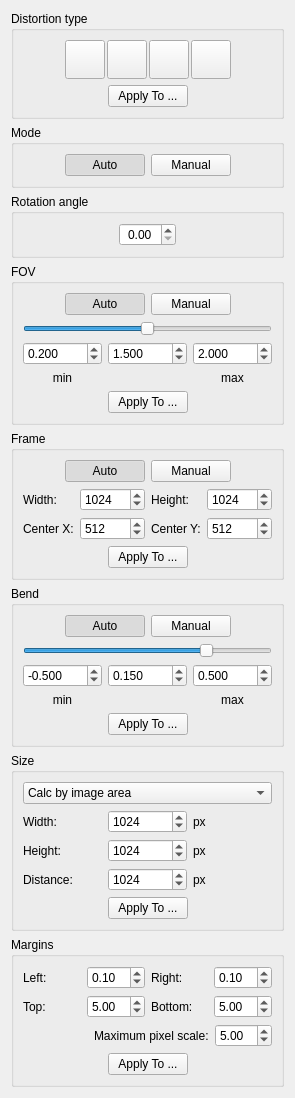
<?xml version="1.0" encoding="UTF-8"?>
<ui version="4.0">
 <class>DeskewOptionsWidget</class>
 <widget class="QWidget" name="DeskewOptionsWidget">
  <property name="geometry">
   <rect>
    <x>0</x>
    <y>0</y>
    <width>268</width>
    <height>1055</height>
   </rect>
  </property>
  <property name="windowTitle">
   <string>Form</string>
  </property>
  <layout class="QVBoxLayout" name="verticalLayout_4">
   <item>
    <widget class="QGroupBox" name="distortionTypePanel">
     <property name="title">
      <string>Distortion type</string>
     </property>
     <layout class="QVBoxLayout" name="verticalLayout_2">
      <item>
       <layout class="QHBoxLayout" name="distortionTypeHorizontalLayout">
        <property name="spacing">
         <number>2</number>
        </property>
        <item>
         <spacer name="horizontalSpacerDistortionLeft">
          <property name="orientation">
           <enum>Qt::Horizontal</enum>
          </property>
          <property name="sizeHint" stdset="0">
           <size>
            <width>1</width>
            <height>20</height>
           </size>
          </property>
         </spacer>
        </item>
        <item>
         <widget class="QToolButton" name="noDistortionButton">
          <property name="toolTip">
           <string>Scan of straight aligned page.
No distortion.</string>
          </property>
          <property name="text">
           <string/>
          </property>
          <property name="icon">
           <iconset resource="../../../../app/resources/resources.qrc">
            <normaloff>:/icons/distortion-none.png</normaloff>
            <normalon>:/icons/distortion-none-selected.png</normalon>:/icons/distortion-none.png</iconset>
          </property>
          <property name="iconSize">
           <size>
            <width>32</width>
            <height>32</height>
           </size>
          </property>
          <property name="checkable">
           <bool>true</bool>
          </property>
          <property name="autoExclusive">
           <bool>true</bool>
          </property>
         </widget>
        </item>
        <item>
         <widget class="QToolButton" name="rotationDistortionButton">
          <property name="toolTip">
           <string>Scan of skewed page.
Rotation correction.</string>
          </property>
          <property name="text">
           <string/>
          </property>
          <property name="icon">
           <iconset resource="../../../../app/resources/resources.qrc">
            <normaloff>:/icons/distortion-rotation.png</normaloff>
            <normalon>:/icons/distortion-rotation-selected.png</normalon>:/icons/distortion-rotation.png</iconset>
          </property>
          <property name="iconSize">
           <size>
            <width>32</width>
            <height>32</height>
           </size>
          </property>
          <property name="checkable">
           <bool>true</bool>
          </property>
          <property name="autoExclusive">
           <bool>true</bool>
          </property>
         </widget>
        </item>
        <item>
         <widget class="QToolButton" name="perspectiveDistortionButton">
          <property name="toolTip">
           <string>Photo of flat page.
Perspective correction.</string>
          </property>
          <property name="text">
           <string/>
          </property>
          <property name="icon">
           <iconset resource="../../../../app/resources/resources.qrc">
            <normaloff>:/icons/distortion-perspective.png</normaloff>
            <normalon>:/icons/distortion-perspective-selected.png</normalon>:/icons/distortion-perspective.png</iconset>
          </property>
          <property name="iconSize">
           <size>
            <width>32</width>
            <height>32</height>
           </size>
          </property>
          <property name="checkable">
           <bool>true</bool>
          </property>
          <property name="autoExclusive">
           <bool>true</bool>
          </property>
         </widget>
        </item>
        <item>
         <widget class="QToolButton" name="warpDistortionButton">
          <property name="toolTip">
           <string>Photo of cylindrical-curved page.
3D perspective correcton.</string>
          </property>
          <property name="text">
           <string/>
          </property>
          <property name="icon">
           <iconset resource="../../../../app/resources/resources.qrc">
            <normaloff>:/icons/distortion-warp.png</normaloff>
            <normalon>:/icons/distortion-warp-selected.png</normalon>:/icons/distortion-warp.png</iconset>
          </property>
          <property name="iconSize">
           <size>
            <width>32</width>
            <height>32</height>
           </size>
          </property>
          <property name="checkable">
           <bool>true</bool>
          </property>
          <property name="autoExclusive">
           <bool>true</bool>
          </property>
         </widget>
        </item>
        <item>
         <spacer name="horizontalSpacerDistortionRight">
          <property name="orientation">
           <enum>Qt::Horizontal</enum>
          </property>
          <property name="sizeHint" stdset="0">
           <size>
            <width>1</width>
            <height>20</height>
           </size>
          </property>
         </spacer>
        </item>
       </layout>
      </item>
      <item>
       <layout class="QHBoxLayout" name="distortionTypeApplyHorizontalLayout">
        <item>
         <spacer name="horizontalSpacerDistortionApplyLeft">
          <property name="orientation">
           <enum>Qt::Horizontal</enum>
          </property>
          <property name="sizeHint" stdset="0">
           <size>
            <width>1</width>
            <height>17</height>
           </size>
          </property>
         </spacer>
        </item>
        <item>
         <widget class="QPushButton" name="applyDistortionTypeBtn">
          <property name="text">
           <string>Apply To ...</string>
          </property>
         </widget>
        </item>
        <item>
         <spacer name="horizontalSpacerDistortionApplyRight">
          <property name="orientation">
           <enum>Qt::Horizontal</enum>
          </property>
          <property name="sizeHint" stdset="0">
           <size>
            <width>1</width>
            <height>17</height>
           </size>
          </property>
         </spacer>
        </item>
       </layout>
      </item>
     </layout>
    </widget>
   </item>
   <item>
    <widget class="QGroupBox" name="autoManualPanel">
     <property name="title">
      <string>Mode</string>
     </property>
     <layout class="QHBoxLayout" name="horizontalLayout_2">
      <item>
       <spacer name="horizontalSpacerAutoManualLeft">
        <property name="orientation">
         <enum>Qt::Horizontal</enum>
        </property>
        <property name="sizeHint" stdset="0">
         <size>
          <width>1</width>
          <height>20</height>
         </size>
        </property>
       </spacer>
      </item>
      <item>
       <widget class="QPushButton" name="autoBtn">
        <property name="text">
         <string>Auto</string>
        </property>
        <property name="checkable">
         <bool>true</bool>
        </property>
        <property name="checked">
         <bool>true</bool>
        </property>
        <property name="autoExclusive">
         <bool>true</bool>
        </property>
       </widget>
      </item>
      <item>
       <widget class="QPushButton" name="manualBtn">
        <property name="text">
         <string>Manual</string>
        </property>
        <property name="checkable">
         <bool>true</bool>
        </property>
        <property name="checked">
         <bool>false</bool>
        </property>
        <property name="autoExclusive">
         <bool>true</bool>
        </property>
       </widget>
      </item>
      <item>
       <spacer name="horizontalSpacerAutoManualRight">
        <property name="orientation">
         <enum>Qt::Horizontal</enum>
        </property>
        <property name="sizeHint" stdset="0">
         <size>
          <width>1</width>
          <height>20</height>
         </size>
        </property>
       </spacer>
      </item>
     </layout>
    </widget>
   </item>
   <item>
    <widget class="QGroupBox" name="rotationPanel">
     <property name="title">
      <string>Rotation angle</string>
     </property>
     <layout class="QHBoxLayout" name="horizontalLayout_3">
      <item>
       <spacer name="horizontalSpacerRotationLeft">
        <property name="orientation">
         <enum>Qt::Horizontal</enum>
        </property>
        <property name="sizeHint" stdset="0">
         <size>
          <width>1</width>
          <height>20</height>
         </size>
        </property>
       </spacer>
      </item>
      <item>
       <widget class="QDoubleSpinBox" name="angleSpinBox">
        <property name="alignment">
         <set>Qt::AlignCenter</set>
        </property>
        <property name="singleStep">
         <double>0.010000000000000</double>
        </property>
       </widget>
      </item>
      <item>
       <spacer name="horizontalSpacerRotationRight">
        <property name="orientation">
         <enum>Qt::Horizontal</enum>
        </property>
        <property name="sizeHint" stdset="0">
         <size>
          <width>1</width>
          <height>20</height>
         </size>
        </property>
       </spacer>
      </item>
     </layout>
    </widget>
   </item>
   <item>
    <widget class="QGroupBox" name="fovPanel">
     <property name="title">
      <string>FOV</string>
     </property>
     <layout class="QVBoxLayout" name="verticalLayout">
      <item>
       <layout class="QHBoxLayout" name="fovAutoManualHorizontalLayout">
        <item>
         <spacer name="fovAutoManualLeftHorizontalSpacer">
          <property name="orientation">
           <enum>Qt::Horizontal</enum>
          </property>
          <property name="sizeHint" stdset="0">
           <size>
            <width>1</width>
            <height>20</height>
           </size>
          </property>
         </spacer>
        </item>
        <item>
         <widget class="QPushButton" name="fovAutoBtn">
          <property name="text">
           <string>Auto</string>
          </property>
          <property name="checkable">
           <bool>true</bool>
          </property>
          <property name="checked">
           <bool>true</bool>
          </property>
          <property name="autoExclusive">
           <bool>true</bool>
          </property>
         </widget>
        </item>
        <item>
         <widget class="QPushButton" name="fovManualBtn">
          <property name="text">
           <string>Manual</string>
          </property>
          <property name="checkable">
           <bool>true</bool>
          </property>
          <property name="autoExclusive">
           <bool>true</bool>
          </property>
         </widget>
        </item>
        <item>
         <spacer name="fovAutoManualRghtHorizontalSpacer">
          <property name="orientation">
           <enum>Qt::Horizontal</enum>
          </property>
          <property name="sizeHint" stdset="0">
           <size>
            <width>1</width>
            <height>20</height>
           </size>
          </property>
         </spacer>
        </item>
       </layout>
      </item>
      <item>
       <widget class="QSlider" name="fovSlider">
        <property name="maximum">
         <number>999</number>
        </property>
        <property name="value">
         <number>500</number>
        </property>
        <property name="orientation">
         <enum>Qt::Horizontal</enum>
        </property>
       </widget>
      </item>
      <item>
       <layout class="QGridLayout" name="fovGridLayout">
        <item row="0" column="0">
         <widget class="QDoubleSpinBox" name="fovMinSpinBox">
          <property name="decimals">
           <number>3</number>
          </property>
          <property name="minimum">
           <double>0.001000000000000</double>
          </property>
          <property name="maximum">
           <double>1000.000000000000000</double>
          </property>
          <property name="singleStep">
           <double>0.010000000000000</double>
          </property>
          <property name="value">
           <double>0.200000000000000</double>
          </property>
         </widget>
        </item>
        <item row="0" column="1">
         <widget class="QDoubleSpinBox" name="fovSpinBox">
          <property name="decimals">
           <number>3</number>
          </property>
          <property name="minimum">
           <double>0.001000000000000</double>
          </property>
          <property name="maximum">
           <double>1000.000000000000000</double>
          </property>
          <property name="singleStep">
           <double>0.010000000000000</double>
          </property>
          <property name="value">
           <double>1.500000000000000</double>
          </property>
         </widget>
        </item>
        <item row="0" column="2">
         <widget class="QDoubleSpinBox" name="fovMaxSpinBox">
          <property name="decimals">
           <number>3</number>
          </property>
          <property name="minimum">
           <double>0.001000000000000</double>
          </property>
          <property name="maximum">
           <double>1000.000000000000000</double>
          </property>
          <property name="singleStep">
           <double>0.010000000000000</double>
          </property>
          <property name="value">
           <double>2.000000000000000</double>
          </property>
         </widget>
        </item>
        <item row="1" column="0">
         <widget class="QLabel" name="fovMinLabel">
          <property name="text">
           <string>min</string>
          </property>
          <property name="alignment">
           <set>Qt::AlignCenter</set>
          </property>
         </widget>
        </item>
        <item row="1" column="2">
         <widget class="QLabel" name="fovMaxLabel">
          <property name="text">
           <string>max</string>
          </property>
          <property name="alignment">
           <set>Qt::AlignCenter</set>
          </property>
         </widget>
        </item>
       </layout>
      </item>
      <item>
       <layout class="QHBoxLayout" name="fovApplyHorizontalLayout">
        <item>
         <spacer name="fovApplyHorizontalSpacerLeft">
          <property name="orientation">
           <enum>Qt::Horizontal</enum>
          </property>
          <property name="sizeHint" stdset="0">
           <size>
            <width>10</width>
            <height>20</height>
           </size>
          </property>
         </spacer>
        </item>
        <item>
         <widget class="QPushButton" name="fovApplyBtn">
          <property name="text">
           <string>Apply To ...</string>
          </property>
         </widget>
        </item>
        <item>
         <spacer name="fovApplyHorizontalSpacerRight">
          <property name="orientation">
           <enum>Qt::Horizontal</enum>
          </property>
          <property name="sizeHint" stdset="0">
           <size>
            <width>10</width>
            <height>20</height>
           </size>
          </property>
         </spacer>
        </item>
       </layout>
      </item>
     </layout>
    </widget>
   </item>
   <item>
    <widget class="QGroupBox" name="framePanel">
     <property name="title">
      <string>Frame</string>
     </property>
     <layout class="QVBoxLayout" name="verticalLayout_9">
      <item>
       <layout class="QHBoxLayout" name="frameAutoManualHorizontalLayout">
        <item>
         <spacer name="frameAutoManualLeftHorizontalSpacer">
          <property name="orientation">
           <enum>Qt::Horizontal</enum>
          </property>
          <property name="sizeHint" stdset="0">
           <size>
            <width>1</width>
            <height>20</height>
           </size>
          </property>
         </spacer>
        </item>
        <item>
         <widget class="QPushButton" name="frameAutoBtn">
          <property name="text">
           <string>Auto</string>
          </property>
          <property name="checkable">
           <bool>true</bool>
          </property>
          <property name="checked">
           <bool>true</bool>
          </property>
          <property name="autoExclusive">
           <bool>true</bool>
          </property>
         </widget>
        </item>
        <item>
         <widget class="QPushButton" name="frameManualBtn">
          <property name="text">
           <string>Manual</string>
          </property>
          <property name="checkable">
           <bool>true</bool>
          </property>
          <property name="autoExclusive">
           <bool>true</bool>
          </property>
         </widget>
        </item>
        <item>
         <spacer name="frameAutoManualRghtHorizontalSpacer">
          <property name="orientation">
           <enum>Qt::Horizontal</enum>
          </property>
          <property name="sizeHint" stdset="0">
           <size>
            <width>1</width>
            <height>20</height>
           </size>
          </property>
         </spacer>
        </item>
       </layout>
      </item>
      <item>
       <layout class="QGridLayout" name="frameGridLayout">
        <item row="0" column="0">
         <widget class="QLabel" name="frameWidthLabel">
          <property name="text">
           <string>Width:</string>
          </property>
         </widget>
        </item>
        <item row="0" column="1">
         <widget class="QDoubleSpinBox" name="frameWidthSpinBox">
          <property name="decimals">
           <number>0</number>
          </property>
          <property name="minimum">
           <double>1.000000000000000</double>
          </property>
          <property name="maximum">
           <double>32768.000000000000000</double>
          </property>
          <property name="singleStep">
           <double>1.000000000000000</double>
          </property>
          <property name="value">
           <double>1024.000000000000000</double>
          </property>
         </widget>
        </item>
        <item row="0" column="2">
         <widget class="QLabel" name="frameHeightLabel">
          <property name="text">
           <string>Height:</string>
          </property>
         </widget>
        </item>
        <item row="0" column="3">
         <widget class="QDoubleSpinBox" name="frameHeightSpinBox">
          <property name="decimals">
           <number>0</number>
          </property>
          <property name="minimum">
           <double>1.000000000000000</double>
          </property>
          <property name="maximum">
           <double>32768.000000000000000</double>
          </property>
          <property name="singleStep">
           <double>1.000000000000000</double>
          </property>
          <property name="value">
           <double>1024.000000000000000</double>
          </property>
         </widget>
        </item>
        <item row="1" column="0">
         <widget class="QLabel" name="frameCenterXLabel">
          <property name="text">
           <string>Center X:</string>
          </property>
         </widget>
        </item>
        <item row="1" column="1">
         <widget class="QDoubleSpinBox" name="frameCenterXSpinBox">
          <property name="decimals">
           <number>0</number>
          </property>
          <property name="minimum">
           <double>-32768.000000000000000</double>
          </property>
          <property name="maximum">
           <double>32768.000000000000000</double>
          </property>
          <property name="singleStep">
           <double>1.000000000000000</double>
          </property>
          <property name="value">
           <double>512.000000000000000</double>
          </property>
         </widget>
        </item>
        <item row="1" column="2">
         <widget class="QLabel" name="frameCenterYLabel">
          <property name="text">
           <string>Center Y:</string>
          </property>
         </widget>
        </item>
        <item row="1" column="3">
         <widget class="QDoubleSpinBox" name="frameCenterYSpinBox">
          <property name="decimals">
           <number>0</number>
          </property>
          <property name="minimum">
           <double>-32768.000000000000000</double>
          </property>
          <property name="maximum">
           <double>32768.000000000000000</double>
          </property>
          <property name="singleStep">
           <double>1.000000000000000</double>
          </property>
          <property name="value">
           <double>512.000000000000000</double>
          </property>
         </widget>
        </item>
       </layout>
      </item>
      <item>
       <layout class="QHBoxLayout" name="frameApplyHorizontalLayout">
        <item>
         <spacer name="frameApplyHorizontalSpacerLeft">
          <property name="orientation">
           <enum>Qt::Horizontal</enum>
          </property>
          <property name="sizeHint" stdset="0">
           <size>
            <width>10</width>
            <height>20</height>
           </size>
          </property>
         </spacer>
        </item>
        <item>
         <widget class="QPushButton" name="frameApplyBtn">
          <property name="text">
           <string>Apply To ...</string>
          </property>
         </widget>
        </item>
        <item>
         <spacer name="frameApplyHorizontalSpacerRight">
          <property name="orientation">
           <enum>Qt::Horizontal</enum>
          </property>
          <property name="sizeHint" stdset="0">
           <size>
            <width>10</width>
            <height>20</height>
           </size>
          </property>
         </spacer>
        </item>
       </layout>
      </item>
     </layout>
    </widget>
   </item>
   <item>
    <widget class="QGroupBox" name="bendPanel">
     <property name="title">
      <string>Bend</string>
     </property>
     <layout class="QVBoxLayout" name="verticalLayout_5">
      <item>
       <layout class="QHBoxLayout" name="bendAutoManualHorizontalLayout">
        <item>
         <spacer name="bendAutoManualLeftHorizontalSpacer">
          <property name="orientation">
           <enum>Qt::Horizontal</enum>
          </property>
          <property name="sizeHint" stdset="0">
           <size>
            <width>1</width>
            <height>20</height>
           </size>
          </property>
         </spacer>
        </item>
        <item>
         <widget class="QPushButton" name="bendAutoBtn">
          <property name="text">
           <string>Auto</string>
          </property>
          <property name="checkable">
           <bool>true</bool>
          </property>
          <property name="checked">
           <bool>true</bool>
          </property>
          <property name="autoExclusive">
           <bool>true</bool>
          </property>
         </widget>
        </item>
        <item>
         <widget class="QPushButton" name="bendManualBtn">
          <property name="text">
           <string>Manual</string>
          </property>
          <property name="checkable">
           <bool>true</bool>
          </property>
          <property name="autoExclusive">
           <bool>true</bool>
          </property>
         </widget>
        </item>
        <item>
         <spacer name="bendAutoManualRghtHorizontalSpacer">
          <property name="orientation">
           <enum>Qt::Horizontal</enum>
          </property>
          <property name="sizeHint" stdset="0">
           <size>
            <width>1</width>
            <height>20</height>
           </size>
          </property>
         </spacer>
        </item>
       </layout>
      </item>
      <item>
       <widget class="QSlider" name="bendSlider">
        <property name="maximum">
         <number>999</number>
        </property>
        <property name="value">
         <number>750</number>
        </property>
        <property name="sliderPosition">
         <number>750</number>
        </property>
        <property name="orientation">
         <enum>Qt::Horizontal</enum>
        </property>
       </widget>
      </item>
      <item>
       <layout class="QGridLayout" name="bendMinMaxGridLayout">
        <item row="0" column="0">
         <widget class="QDoubleSpinBox" name="bendMinSpinBox">
          <property name="decimals">
           <number>3</number>
          </property>
          <property name="minimum">
           <double>-1.000000000000000</double>
          </property>
          <property name="maximum">
           <double>1.000000000000000</double>
          </property>
          <property name="singleStep">
           <double>0.010000000000000</double>
          </property>
          <property name="value">
           <double>-0.500000000000000</double>
          </property>
         </widget>
        </item>
        <item row="0" column="1">
         <widget class="QDoubleSpinBox" name="bendSpinBox">
          <property name="decimals">
           <number>3</number>
          </property>
          <property name="minimum">
           <double>-1.000000000000000</double>
          </property>
          <property name="maximum">
           <double>1.000000000000000</double>
          </property>
          <property name="singleStep">
           <double>0.010000000000000</double>
          </property>
          <property name="value">
           <double>0.150000000000000</double>
          </property>
         </widget>
        </item>
        <item row="0" column="2">
         <widget class="QDoubleSpinBox" name="bendMaxSpinBox">
          <property name="decimals">
           <number>3</number>
          </property>
          <property name="minimum">
           <double>-1.000000000000000</double>
          </property>
          <property name="maximum">
           <double>1.000000000000000</double>
          </property>
          <property name="singleStep">
           <double>0.010000000000000</double>
          </property>
          <property name="value">
           <double>0.500000000000000</double>
          </property>
         </widget>
        </item>
        <item row="1" column="0">
         <widget class="QLabel" name="bendMinLabel">
          <property name="text">
           <string>min</string>
          </property>
          <property name="alignment">
           <set>Qt::AlignCenter</set>
          </property>
         </widget>
        </item>
        <item row="1" column="2">
         <widget class="QLabel" name="bendMaxLabel">
          <property name="text">
           <string>max</string>
          </property>
          <property name="alignment">
           <set>Qt::AlignCenter</set>
          </property>
         </widget>
        </item>
       </layout>
      </item>
      <item>
       <layout class="QHBoxLayout" name="bendApplyHorizontalLayout">
        <item>
         <spacer name="bendApplyHorizontalSpacerLeft">
          <property name="orientation">
           <enum>Qt::Horizontal</enum>
          </property>
          <property name="sizeHint" stdset="0">
           <size>
            <width>10</width>
            <height>20</height>
           </size>
          </property>
         </spacer>
        </item>
        <item>
         <widget class="QPushButton" name="bendApplyBtn">
          <property name="text">
           <string>Apply To ...</string>
          </property>
         </widget>
        </item>
        <item>
         <spacer name="bendApplyHorizontalSpacerRight">
          <property name="orientation">
           <enum>Qt::Horizontal</enum>
          </property>
          <property name="sizeHint" stdset="0">
           <size>
            <width>10</width>
            <height>20</height>
           </size>
          </property>
         </spacer>
        </item>
       </layout>
      </item>
     </layout>
    </widget>
   </item>
   <item>
    <widget class="QGroupBox" name="sizePanel">
     <property name="title">
      <string>Size</string>
     </property>
     <layout class="QVBoxLayout" name="verticalLayout_7">
      <item>
       <widget class="QComboBox" name="sizeModeComboBox">
        <item>
         <property name="text">
          <string>Calc by image area</string>
         </property>
        </item>
        <item>
         <property name="text">
          <string>Fit to width</string>
         </property>
        </item>
        <item>
         <property name="text">
          <string>Fit to height</string>
         </property>
        </item>
        <item>
         <property name="text">
          <string>Stretch to</string>
         </property>
        </item>
        <item>
         <property name="text">
          <string>Calc by camera distance</string>
         </property>
        </item>
       </widget>
      </item>
      <item>
       <layout class="QGridLayout" name="sizeGridLayout">
        <item row="0" column="0">
         <widget class="QLabel" name="sizeWidthLabel">
          <property name="text">
           <string>Width:</string>
          </property>
         </widget>
        </item>
        <item row="0" column="1">
         <widget class="QDoubleSpinBox" name="sizeWidthSpinBox">
          <property name="decimals">
           <number>0</number>
          </property>
          <property name="minimum">
           <double>1.000000000000000</double>
          </property>
          <property name="maximum">
           <double>32768.000000000000000</double>
          </property>
          <property name="value">
           <double>1024.000000000000000</double>
          </property>
         </widget>
        </item>
        <item row="0" column="2">
         <widget class="QLabel" name="sizeWidthUnitsLabel">
          <property name="text">
           <string>px</string>
          </property>
         </widget>
        </item>
        <item row="1" column="0">
         <widget class="QLabel" name="sizeHeightLabel">
          <property name="text">
           <string>Height:</string>
          </property>
         </widget>
        </item>
        <item row="1" column="1">
         <widget class="QDoubleSpinBox" name="sizeHeightSpinBox">
          <property name="decimals">
           <number>0</number>
          </property>
          <property name="minimum">
           <double>1.000000000000000</double>
          </property>
          <property name="maximum">
           <double>32768.000000000000000</double>
          </property>
          <property name="value">
           <double>1024.000000000000000</double>
          </property>
         </widget>
        </item>
        <item row="1" column="2">
         <widget class="QLabel" name="sizeHeightUnitsLabel">
          <property name="text">
           <string>px</string>
          </property>
         </widget>
        </item>
        <item row="2" column="0">
         <widget class="QLabel" name="sizeDistanceLabel">
          <property name="text">
           <string>Distance:</string>
          </property>
         </widget>
        </item>
        <item row="2" column="1">
         <widget class="QDoubleSpinBox" name="sizeDistanceSpinBox">
          <property name="decimals">
           <number>0</number>
          </property>
          <property name="minimum">
           <double>1.000000000000000</double>
          </property>
          <property name="maximum">
           <double>3276800.000000000000000</double>
          </property>
          <property name="value">
           <double>1024.000000000000000</double>
          </property>
         </widget>
        </item>
        <item row="2" column="2">
         <widget class="QLabel" name="sizeDistanceUnitsLabel">
          <property name="text">
           <string>px</string>
          </property>
         </widget>
        </item>
       </layout>
      </item>
      <item>
       <layout class="QHBoxLayout" name="sizeApplyHorizontalLayout">
        <item>
         <spacer name="sizeApplyHorizontalSpacerLeft">
          <property name="orientation">
           <enum>Qt::Horizontal</enum>
          </property>
          <property name="sizeHint" stdset="0">
           <size>
            <width>10</width>
            <height>20</height>
           </size>
          </property>
         </spacer>
        </item>
        <item>
         <widget class="QPushButton" name="sizeApplyBtn">
          <property name="text">
           <string>Apply To ...</string>
          </property>
         </widget>
        </item>
        <item>
         <spacer name="sizeApplyHorizontalSpacerRight">
          <property name="orientation">
           <enum>Qt::Horizontal</enum>
          </property>
          <property name="sizeHint" stdset="0">
           <size>
            <width>10</width>
            <height>20</height>
           </size>
          </property>
         </spacer>
        </item>
       </layout>
      </item>
     </layout>
    </widget>
   </item>
   <item>
    <widget class="QGroupBox" name="marginsPanel">
     <property name="title">
      <string>Margins</string>
     </property>
     <layout class="QVBoxLayout" name="verticalLayout_8">
      <item>
       <layout class="QGridLayout" name="marginsGridLayout">
        <item row="0" column="0">
         <widget class="QLabel" name="marginsLeftLabel">
          <property name="text">
           <string>Left:</string>
          </property>
         </widget>
        </item>
        <item row="0" column="1">
         <widget class="QDoubleSpinBox" name="marginsLeftSpinBox">
          <property name="maximum">
           <double>1.000000000000000</double>
          </property>
          <property name="singleStep">
           <double>0.010000000000000</double>
          </property>
          <property name="value">
           <double>0.100000000000000</double>
          </property>
         </widget>
        </item>
        <item row="0" column="2">
         <widget class="QLabel" name="marginsRightLabel">
          <property name="text">
           <string>Right:</string>
          </property>
         </widget>
        </item>
        <item row="0" column="3">
         <widget class="QDoubleSpinBox" name="marginsRightSpinBox">
          <property name="maximum">
           <double>1.000000000000000</double>
          </property>
          <property name="singleStep">
           <double>0.010000000000000</double>
          </property>
          <property name="value">
           <double>0.100000000000000</double>
          </property>
         </widget>
        </item>
        <item row="1" column="0">
         <widget class="QLabel" name="marginsTopLabel">
          <property name="text">
           <string>Top:</string>
          </property>
         </widget>
        </item>
        <item row="1" column="1">
         <widget class="QDoubleSpinBox" name="marginsTopSpinBox">
          <property name="maximum">
           <double>10.000000000000000</double>
          </property>
          <property name="singleStep">
           <double>0.050000000000000</double>
          </property>
          <property name="value">
           <double>5.000000000000000</double>
          </property>
         </widget>
        </item>
        <item row="1" column="2">
         <widget class="QLabel" name="marginsBottomLabel">
          <property name="text">
           <string>Bottom:</string>
          </property>
         </widget>
        </item>
        <item row="1" column="3">
         <widget class="QDoubleSpinBox" name="marginsBottomSpinBox">
          <property name="maximum">
           <double>10.000000000000000</double>
          </property>
          <property name="singleStep">
           <double>0.050000000000000</double>
          </property>
          <property name="value">
           <double>5.000000000000000</double>
          </property>
         </widget>
        </item>
       </layout>
      </item>
      <item>
       <layout class="QHBoxLayout" name="marginsMaxPixelScaleHorizontalLayout">
        <item>
         <spacer name="marginsMaxPixelScaleHorizontalSpacer">
          <property name="orientation">
           <enum>Qt::Horizontal</enum>
          </property>
          <property name="sizeHint" stdset="0">
           <size>
            <width>2</width>
            <height>20</height>
           </size>
          </property>
         </spacer>
        </item>
        <item>
         <widget class="QLabel" name="marginsMaxPixelScaleLabel">
          <property name="text">
           <string>Maximum pixel scale:</string>
          </property>
         </widget>
        </item>
        <item>
         <widget class="QDoubleSpinBox" name="marginsMaxPixelScaleSpinBox">
          <property name="minimum">
           <double>1.000000000000000</double>
          </property>
          <property name="maximum">
           <double>10.000000000000000</double>
          </property>
          <property name="singleStep">
           <double>0.050000000000000</double>
          </property>
          <property name="value">
           <double>5.000000000000000</double>
          </property>
         </widget>
        </item>
       </layout>
      </item>
      <item>
       <layout class="QHBoxLayout" name="marginsApplyHorizontalLayout">
        <item>
         <spacer name="marginsApplyHorizontalSpacerLeft">
          <property name="orientation">
           <enum>Qt::Horizontal</enum>
          </property>
          <property name="sizeHint" stdset="0">
           <size>
            <width>10</width>
            <height>20</height>
           </size>
          </property>
         </spacer>
        </item>
        <item>
         <widget class="QPushButton" name="marginsApplyBtn">
          <property name="text">
           <string>Apply To ...</string>
          </property>
         </widget>
        </item>
        <item>
         <spacer name="marginsApplyHorizontalSpacerRight">
          <property name="orientation">
           <enum>Qt::Horizontal</enum>
          </property>
          <property name="sizeHint" stdset="0">
           <size>
            <width>10</width>
            <height>20</height>
           </size>
          </property>
         </spacer>
        </item>
       </layout>
      </item>
     </layout>
    </widget>
   </item>
   <item>
    <spacer name="verticalSpacer">
     <property name="orientation">
      <enum>Qt::Vertical</enum>
     </property>
     <property name="sizeHint" stdset="0">
      <size>
       <width>20</width>
       <height>1</height>
      </size>
     </property>
    </spacer>
   </item>
  </layout>
 </widget>
 <resources>
  <include location="../../../../app/resources/resources.qrc"/>
 </resources>
 <connections/>
</ui>
